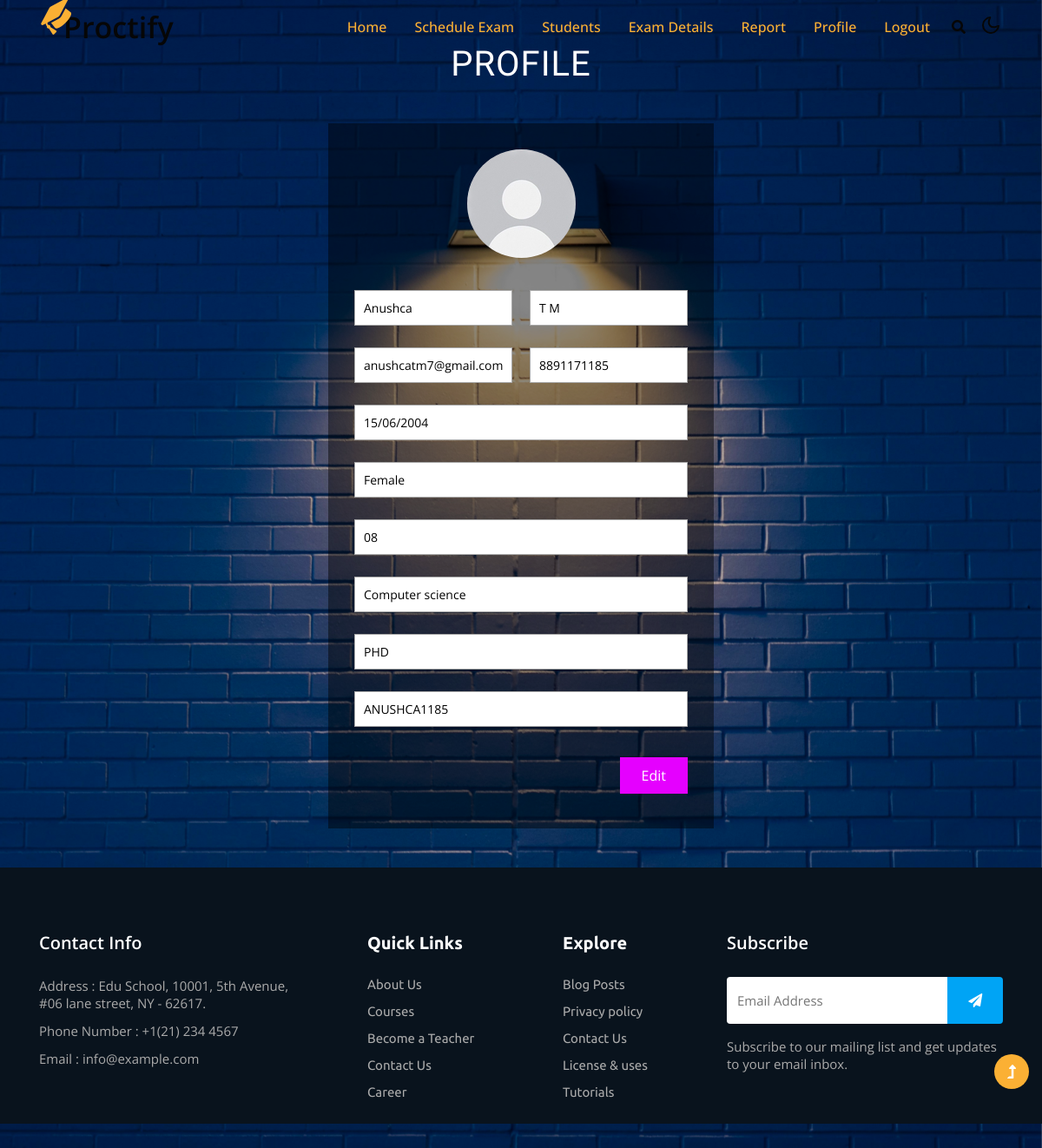
Screenshot of /profileteacher (signed in) with the database file from the repository.
### proctoring/models.py (models this page shows)
class Register(db.Model, UserMixin):
    id=db.Column(db.Integer, primary_key=True)
    fname = db.Column(db.String(80))
    lname = db.Column(db.String(80))
    gender = db.Column(db.String(80))
    dob = db.Column(db.String(80))
    email = db.Column(db.String(80))
    contact = db.Column(db.String(80))
    password = db.Column(db.String(80))
    admission = db.Column(db.String(80))
    department = db.Column(db.String(80))
    sem = db.Column(db.String(80))
    usertype = db.Column(db.String(80))
    qualification = db.Column(db.String(80))
    experience = db.Column(db.String(80))
    status = db.Column(db.String(80),default='NULL')

### proctoring/routes.py (the view, shortened to what this page needs)
@app.route('/profileteacher',methods=['GET', 'POST'])
def profileteacher():
    a =Register.query.filter_by(id=current_user.id).first()
    return render_template("profileteacher.html",a=a)

### proctoring/models.py (called while the page is built)
@login_manager.user_loader
def load_user(id):
    return Register.query.get(int(id))

### proctoring/templates/profileteacher.html (shortened to what this page needs)
{% extends 'layout.html' %}
{% block content %}
<head>
<link rel="stylesheet" href="../static/profile/css/j-forms.css">
<link href="../static/profile/css/style.css" rel="stylesheet" type="text/css" media="all" />
</head>
<body>
    <div class="content">
		<h1>PROFILE </h1>
		<div class="main w3l">
			<div class="im-g">
				<img src="../static/profile/images/size.jpg" alt="">
			</div>
			<form method="post" class="contact-forms wthree">
{% if session['ut'] == "teacher" %}
    <div class="first-line agileits">
        <div class="span6 main-row">
            <div class="input">
                <input type="text" id="fname" name="fname" placeholder="First name" required="" value="{{a.fname}}">
            </div>
        </div>
        <div class="span6 main-row">
            <div class="input">
                <input type="text" id="lname" name="lname" placeholder="Last name" required="" value="{{a.lname}}">
            </div>
        </div>
    </div>
    <div class="first-line agileits">
        <div class="span6 main-row">
            <div class="input">
                <input type="email" placeholder="Email" id="email" name="email" required="" value="{{a.email}}">
            </div>
        </div>
        <div class="span6 main-row">
            <div class="input">
                <input type="text" placeholder="Phone no." id="contact" name="contact" required="" value="{{a.contact}}">
            </div>
        </div>
    </div>
    <div class="main-row">
        <div class="input">
            <input type="text" id="dob" name="dob" placeholder="Date of birth" required="" value="{{a.dob}}">
        </div>
</div>
<div class="main-row">
            <div class="input">
                <input type="text" id="gender" name="gender" placeholder="Gender" required="" value="{{a.gender}}">
            </div>
    </div>
    <div class="main-row">
        <input type="text" id="experience" name="experience" placeholder="Enter your teaching experience in years" required="" value="{{a.experience}}">
    </div>
    <div class="main-row">
        <input type="text" id="department" name="department" placeholder="Department" required="" value="{{a.department}}">
    </div>
    <div class="main-row">
        <input type="text" id="qualification" name="qualification" placeholder="Qualification" required="" value="{{a.qualification}}">
    </div>
    <div class="main-row">
        <div class="input">
            <input type="text" id="password" name="password" placeholder="Password" required="" value="{{a.password}}">
        </div>
</div>
{% endif %}
<div class="footer">
    <button type="submit" class="primary-btn">Edit</button>
</div>
</form>
</div>
</body>
{% endblock %}

### proctoring/static/profile/css/j-forms.css (style rules this page uses)
.contact-forms .input { position:relative; }
.contact-forms .main-row { position:relative; margin-bottom:25px; }
.contact-forms .footer { display:block; }
.contact-forms .footer:after { clear:both; content:"."; display:block; height:0; visibility:hidden; }
.contact-forms input[type="text"], .contact-forms input[type="password"], .contact-forms input[type="email"], .contact-forms input[type="search"], .contact-forms input[type="url"], .contact-forms textarea, .contact-forms select { background:#fff; border:1px solid #A7A7A7; color:#000; display:block; font-family:inherit; font-size: 14px; padding: 10px 10px; width:100%; outline:none; -webkit-appearance:none; -moz-appearance:none; appearance:none; -webkit-box-sizing:border-box; -moz-box-sizing:border-box; box-sizing:border-box; -webkit-transition:all.4s; -moz-transition:all.4s; -ms-transition:all.4s; -o-transition:all.4s; transition:all.4s; }
.contact-forms .primary-btn, .contact-forms .secondary-btn { border:none; color:#fff; display:block; cursor:pointer; float:right; font-size:16px ; margin:10px 0 10px 20px; outline:none; padding:10px 25px; white-space:nowrap; -webkit-transition: all 0.3s ease-out; -moz-transition: all 0.3s ease-out; -ms-transition: all 0.3s ease-out; -o-transition: all 0.3s ease-out; transition: all 0.3s ease-out; }
.contact-forms .primary-btn { position:relative; }
.contact-forms .primary-btn, .contact-forms .upload-btn, .contact-forms .secondary-btn { background:#e500ff; -webkit-transition: all 0.3s ease-out; -moz-transition: all 0.3s ease-out; -ms-transition: all 0.3s ease-out; -o-transition: all 0.3s ease-out; transition: all 0.3s ease-out; }
.contact-forms [class*="span"] { -webkit-box-sizing:border-box; -moz-box-sizing:border-box; box-sizing:border-box; float:left; padding-left:10px; padding-right:10px; position:relative; }
.contact-forms .span6 { width:50%; }
.contact-forms .first-line { margin:0 -10px; }
.contact-forms .first-line:after { clear:both; content:"."; display:block; height:0; visibility:hidden; }

### proctoring/static/profile/css/style.css (style rules this page uses)
html,body,div,span,applet,object,iframe,h1,h2,h3,h4,h5,h6,p,blockquote,pre,a,abbr,acronym,address,big,cite,code,del,dfn,em,img,ins,kbd,q,s,samp,small,strike,strong,sub,sup,tt,var,b,u,i,dl,dt,dd,ol,nav ul,nav li,fieldset,form,label,legend,table,caption,tbody,tfoot,thead,tr,th,td,article,aside,canvas,details,embed,figure,figcaption,footer,header,hgroup,menu,nav,output,ruby,section,summary,time,mark,audio,video { margin:0;padding:0;border:0;font-size:100%;font:inherit;vertical-align:baseline; }
img { max-width:100%; }
body { padding:0; margin:0; background: url('../images/bg.jpg') no-repeat center center fixed; background-size: cover; height: 100%; font-family: 'Open Sans', sans-serif !important; }
h1,h2,h3,h4,h5,h6 { margin:0; }
.content { padding:50px 0; }
.content h1 { color: #fff; font-size: 40px; text-align: center; letter-spacing: 1px; font-family: 'Questrial', sans-serif; text-transform:capitalize; }
.main { width: 32%; margin: 45px auto; background: rgba(0, 0, 0, 0.45); padding: 30px 30px; }
.im-g { text-align: center; margin-bottom: 2em; }
.im-g img { border-radius: 50%; }
@media (max-width: 1366px) { .main { width: 34%; } }
@media (max-width: 1280px) { .main { width: 37%; } }

### rows the page displays
Register: fname "Anushca", lname "T M", email "anushcatm7@gmail.com", contact "8891171185", dob "15/06/2004", gender "Female", experience "08", department "Computer science", qualification "PHD", password "ANUSHCA1185"
